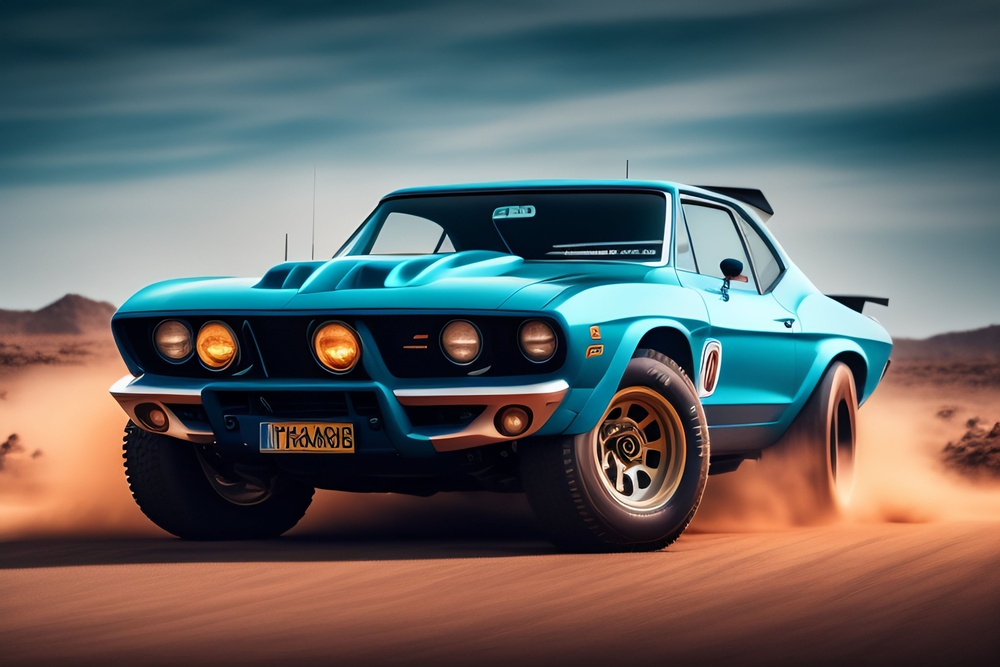
#> input picture car.jpg, 1000 x 667 px, shrunk from 5000 x 3333 before the run
$ python -i blur.py   (imports and definitions only)
#> lines starting #> are read from the running program, lines starting #| are printed output that depends on the picture

# FOTOGRAF BULANIKLASTIRMA

import cv2
import numpy as np

def bulanik(image_name):
    # fotografi bellege yükle
#> called with image_name = 'car.jpg'
    image = cv2.imread(image_name)
#> image is the input picture: shape (667, 1000, 3); mean B, G, R 100.1, 100.5, 98.8

    # Resim boyutları alınır
    # resmin yüksekliği, genisligi ve kanal sayisini dondur
    yukseklik, genislik = image.shape[:2]
#> yukseklik = 667; genislik = 1000

    # Yeni boyutlar icin olcek faktorleri hesaplama
    yeni_yukseklik = 500
    yeni_genislik = 500
    yukseklik_orani = yeni_yukseklik / yukseklik
#> yukseklik_orani = 0.75
    genislik_orani = yeni_genislik / genislik
#> genislik_orani = 0.5

    # Olceklendirme matrisi oluşturma
    # "cv2.warpAffine" fonksiyonu kullanarak fotografa uygula ve boyutlandirilmis bir goruntu olustur
    olcek_matrix = np.float32([[genislik_orani, 0, 0],
                              [0, yukseklik_orani, 0]])
#> olcek_matrix = [[0.5, 0, 0], [0, 0.75, 0]]

    # Olceklendirme matrisini resme uygulama
    boyulandirilmis_goruntu = cv2.warpAffine(image, olcek_matrix, (yeni_genislik, yeni_yukseklik))
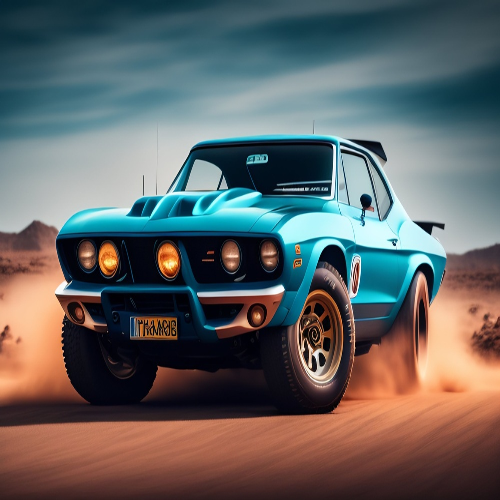
#> boyulandirilmis_goruntu: shape (500, 500, 3); mean B, G, R 100.1, 100.5, 98.9

    # Yeniden boyutlandirilmis resme Gauss bulaniklastirma uygulama
    bulaniklik_boyutu = 7
    bulaniklik_boyutu2 = 25

    # "cv2.GaussianBlur" bir goruntuyu belirli bir boyutta bulaniklastirir
    bulanik_foto = cv2.GaussianBlur(boyulandirilmis_goruntu,
                                    (bulaniklik_boyutu, bulaniklik_boyutu), 0)
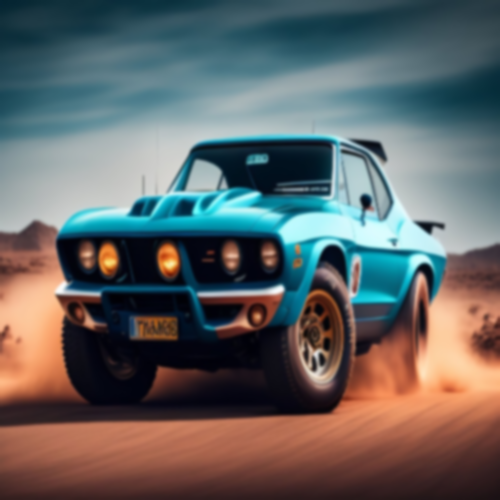
#> bulanik_foto: shape (500, 500, 3); mean B, G, R 100.1, 100.5, 98.9
    bulanik_max_image = cv2.GaussianBlur(boyulandirilmis_goruntu,
                                        (bulaniklik_boyutu2, bulaniklik_boyutu2), 0)
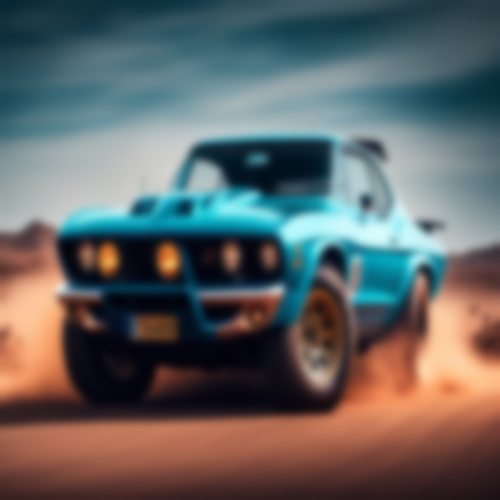
#> bulanik_max_image: shape (500, 500, 3); mean B, G, R 100.1, 100.5, 98.9

    # Yeniden boyutlandirilmis ve bulaniklastirilmis resimler yatay olarak birlestirme
    birlestirilmis_goruntu = np.concatenate((boyulandirilmis_goruntu, bulanik_foto, bulanik_max_image), axis=1)
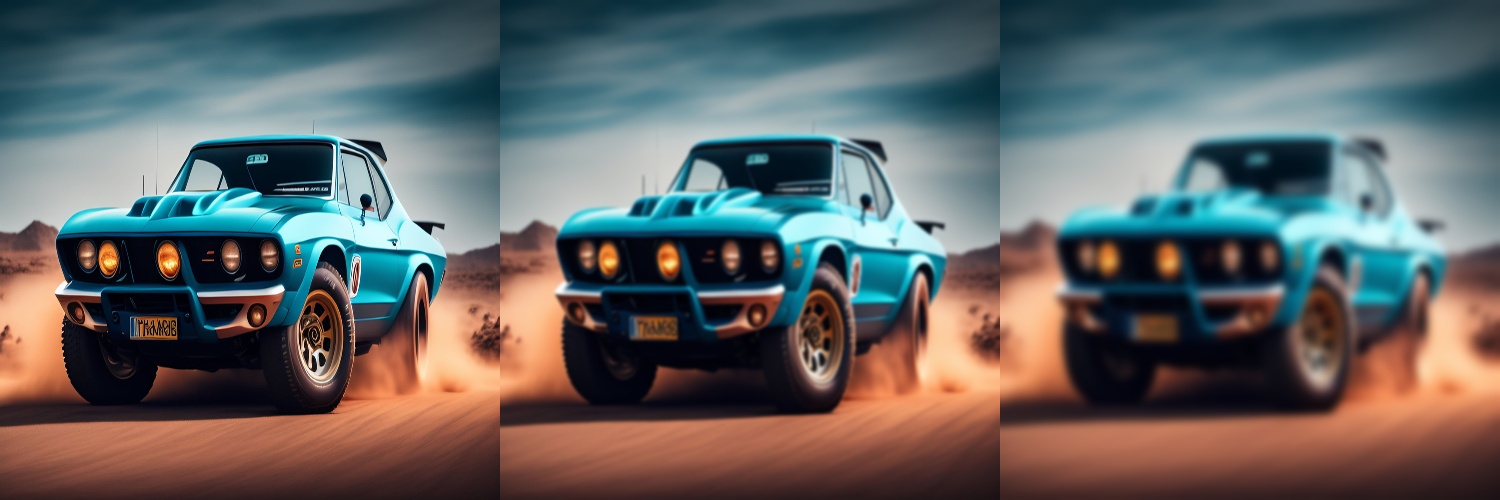
#> birlestirilmis_goruntu: shape (500, 1500, 3); mean B, G, R 100.1, 100.5, 98.9

    # Fotograflari yanyana gosterme
    cv2.imshow('yeni foto', birlestirilmis_goruntu)
    #cv2.imwrite("bulanik.jpg", blurred_max_image)
    cv2.waitKey(0)
    cv2.destroyAllWindows()

>>> result = bulanik('car.jpg')
